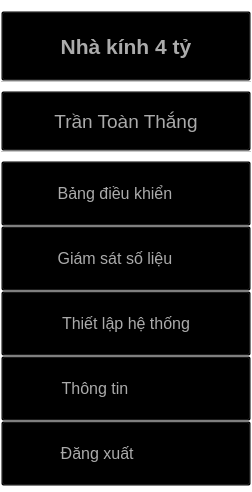
           <widget class="QFrame" name="Slide_menu">
            <property name="sizePolicy">
             <sizepolicy hsizetype="Fixed" vsizetype="Preferred">
              <horstretch>0</horstretch>
              <verstretch>0</verstretch>
             </sizepolicy>
            </property>
            <property name="minimumSize">
             <size>
              <width>0</width>
              <height>0</height>
             </size>
            </property>
            <property name="maximumSize">
             <size>
              <width>250</width>
              <height>16777215</height>
             </size>
            </property>
            <property name="styleSheet">
             <string notr="true">background-color: rgba(0, 0, 0, 0);</string>
            </property>
            <property name="frameShape">
             <enum>QFrame::StyledPanel</enum>
            </property>
            <property name="frameShadow">
             <enum>QFrame::Raised</enum>
            </property>
            <layout class="QVBoxLayout" name="verticalLayout_3">
             <property name="spacing">
              <number>0</number>
             </property>
             <property name="leftMargin">
              <number>0</number>
             </property>
             <property name="topMargin">
              <number>10</number>
             </property>
             <property name="rightMargin">
              <number>0</number>
             </property>
             <property name="bottomMargin">
              <number>5</number>
             </property>
             <item>
              <widget class="QPushButton" name="APP_name">
               <property name="minimumSize">
                <size>
                 <width>0</width>
                 <height>70</height>
                </size>
               </property>
               <property name="maximumSize">
                <size>
                 <width>16777215</width>
                 <height>90</height>
                </size>
               </property>
               <property name="font">
                <font>
                 <family>Segoe UI</family>
                 <pointsize>16</pointsize>
                 <weight>75</weight>
                 <bold>true</bold>
                </font>
               </property>
               <property name="styleSheet">
                <string notr="true">background-color: rgba(0, 0, 0, 0);
color: qlineargradient(spread:pad, x1:1, y1:1, x2:1, y2:0, stop:0 rgba(171, 171, 171, 255), stop:1 rgba(239, 239, 239, 255));</string>
               </property>
               <property name="text">
                <string>Nhà kính 4 tỷ</string>
               </property>
               <property name="icon">
                <iconset>
                 <normaloff>:/LBlue_Icon/Icon_LBlue/home.svg</normaloff>:/LBlue_Icon/Icon_LBlue/home.svg</iconset>
               </property>
               <property name="iconSize">
                <size>
                 <width>40</width>
                 <height>40</height>
                </size>
               </property>
              </widget>
             </item>
             <item>
              <widget class="QPushButton" name="Brk_line1">
               <property name="minimumSize">
                <size>
                 <width>250</width>
                 <height>0</height>
                </size>
               </property>
               <property name="maximumSize">
                <size>
                 <width>16777215</width>
                 <height>10</height>
                </size>
               </property>
               <property name="styleSheet">
                <string notr="true">background-color: rgba(0, 0, 0, 0);
border-radius: none;
border-top: 1px solid rgb(200, 200, 200);</string>
               </property>
               <property name="text">
                <string/>
               </property>
              </widget>
             </item>
             <item>
              <widget class="QPushButton" name="User_name">
               <property name="minimumSize">
                <size>
                 <width>0</width>
                 <height>60</height>
                </size>
               </property>
               <property name="maximumSize">
                <size>
                 <width>16777215</width>
                 <height>70</height>
                </size>
               </property>
               <property name="font">
                <font>
                 <family>Segoe UI</family>
                 <pointsize>14</pointsize>
                </font>
               </property>
               <property name="styleSheet">
                <string notr="true">background-color: rgba(0, 0, 0, 0);
color: qlineargradient(spread:pad, x1:1, y1:1, x2:1, y2:0, stop:0 rgba(171, 171, 171, 255), stop:1 rgba(239, 239, 239, 255));
</string>
               </property>
               <property name="text">
                <string>Trần Toàn Thắng</string>
               </property>
               <property name="icon">
                <iconset>
                 <normaloff>:/LBlue_Icon/Icon_LBlue/user.svg</normaloff>:/LBlue_Icon/Icon_LBlue/user.svg</iconset>
               </property>
               <property name="iconSize">
                <size>
                 <width>30</width>
                 <height>30</height>
                </size>
               </property>
              </widget>
             </item>
             <item>
              <widget class="QPushButton" name="Brk_line2">
               <property name="maximumSize">
                <size>
                 <width>16777215</width>
                 <height>10</height>
                </size>
               </property>
               <property name="styleSheet">
                <string notr="true">background-color: rgba(0, 0, 0, 0);
border-radius: none;
border-top: 1px solid rgb(200, 200, 200);</string>
               </property>
               <property name="text">
                <string/>
               </property>
              </widget>
             </item>
             <item>
              <widget class="QPushButton" name="Control_btn">
               <property name="minimumSize">
                <size>
                 <width>0</width>
                 <height>65</height>
                </size>
               </property>
               <property name="font">
                <font>
                 <family>Segoe UI</family>
                 <pointsize>12</pointsize>
                </font>
               </property>
               <property name="styleSheet">
                <string notr="true">QPushButton#Control_btn{	
    background-color: rgba(0, 0, 0, 0);
	color: qlineargradient(spread:pad, x1:1, y1:1, x2:1, y2:0, stop:0 rgba(171, 171, 171, 255), stop:1 rgba(239, 239, 239, 255));
}
QPushButton#Control_btn:hover{	
    border: none;
	border-radius: none;
	border-top-right-radius: 5px;
	border-bottom-right-radius: 5px;
	border-left: 10px solid rgb(255, 255, 255);
	background-color: qlineargradient(spread:pad, x1:1, y1:1, x2:1, y2:0, stop:0 rgba(0, 0, 255, 255), stop:1 rgba(0, 85, 255, 255));
	color: rgb(255, 255, 255);
}
QPushButton#Control_btn:pressed{	
    border: none;
	border-radius: none;
	border-top-right-radius: 5px;
	border-bottom-right-radius: 5px;
	border-left: 10px solid rgb(255, 255, 255);
	padding-left: 7px;
	padding-top: -2px;
	background-color: qlineargradient(spread:pad, x1:1, y1:1, x2:1, y2:0, stop:0 rgba(170, 0, 0, 255), stop:1 rgba(255, 60, 60, 255));
	color: rgb(255, 255, 255);
}
</string>
               </property>
               <property name="text">
                <string>Bảng điều khiển     </string>
               </property>
               <property name="icon">
                <iconset>
                 <normaloff>:/LBlue_Icon/Icon_LBlue/grid.svg</normaloff>:/LBlue_Icon/Icon_LBlue/grid.svg</iconset>
               </property>
               <property name="iconSize">
                <size>
                 <width>30</width>
                 <height>30</height>
                </size>
               </property>
              </widget>
             </item>
             <item>
              <widget class="QPushButton" name="Parameter_btn">
               <property name="minimumSize">
                <size>
                 <width>0</width>
                 <height>65</height>
                </size>
               </property>
               <property name="font">
                <font>
                 <family>Segoe UI</family>
                 <pointsize>12</pointsize>
                </font>
               </property>
               <property name="styleSheet">
                <string notr="true">QPushButton#Parameter_btn{	
    background-color: rgba(0, 0, 0, 0);
	color: qlineargradient(spread:pad, x1:1, y1:1, x2:1, y2:0, stop:0 rgba(171, 171, 171, 255), stop:1 rgba(239, 239, 239, 255));
}
QPushButton#Parameter_btn:hover{	
    border: none;
	border-radius: none;
	border-top-right-radius: 5px;
	border-bottom-right-radius: 5px;
	border-left: 10px solid rgb(255, 255, 255);
	background-color: qlineargradient(spread:pad, x1:1, y1:1, x2:1, y2:0, stop:0 rgba(0, 0, 255, 255), stop:1 rgba(0, 85, 255, 255));
	color: rgb(255, 255, 255);
}
QPushButton#Parameter_btn:pressed{	
    border: none;
	border-radius: none;
	border-top-right-radius: 5px;
	border-bottom-right-radius: 5px;
	border-left: 10px solid rgb(255, 255, 255);
	padding-left:7px;
	padding-top: -2px;
	background-color: qlineargradient(spread:pad, x1:1, y1:1, x2:1, y2:0, stop:0 rgba(170, 0, 0, 255), stop:1 rgba(255, 60, 60, 255));
	color: rgb(255, 255, 255);
}
</string>
               </property>
               <property name="text">
                <string>Giám sát số liệu     </string>
               </property>
               <property name="icon">
                <iconset>
                 <normaloff>:/LBlue_Icon/Icon_LBlue/bar-chart-2.svg</normaloff>:/LBlue_Icon/Icon_LBlue/bar-chart-2.svg</iconset>
               </property>
               <property name="iconSize">
                <size>
                 <width>30</width>
                 <height>30</height>
                </size>
               </property>
              </widget>
             </item>
             <item>
              <widget class="QPushButton" name="Setting_btn">
               <property name="minimumSize">
                <size>
                 <width>0</width>
                 <height>65</height>
                </size>
               </property>
               <property name="font">
                <font>
                 <family>Segoe UI</family>
                 <pointsize>12</pointsize>
                </font>
               </property>
               <property name="styleSheet">
                <string notr="true">QPushButton#Setting_btn{	
    background-color: rgba(0, 0, 0, 0);
	color: qlineargradient(spread:pad, x1:1, y1:1, x2:1, y2:0, stop:0 rgba(171, 171, 171, 255), stop:1 rgba(239, 239, 239, 255));
}
QPushButton#Setting_btn:hover{	
    border: none;
	border-radius: none;
	border-top-right-radius: 5px;
	border-bottom-right-radius: 5px;
	border-left: 10px solid rgb(255, 255, 255);
	background-color: qlineargradient(spread:pad, x1:1, y1:1, x2:1, y2:0, stop:0 rgba(0, 0, 255, 255), stop:1 rgba(0, 85, 255, 255));
	color: rgb(255, 255, 255);
}
QPushButton#Setting_btn:pressed{	
    border: none;
	border-radius: none;
	border-top-right-radius: 5px;
	border-bottom-right-radius: 5px;
	border-left: 10px solid rgb(255, 255, 255);
	padding-left: 7px;
	padding-top: -2px;
	background-color: qlineargradient(spread:pad, x1:1, y1:1, x2:1, y2:0, stop:0 rgba(170, 0, 0, 255), stop:1 rgba(255, 60, 60, 255));
	color: rgb(255, 255, 255);
}
</string>
               </property>
               <property name="text">
                <string>Thiết lập hệ thống</string>
               </property>
               <property name="icon">
                <iconset>
                 <normaloff>:/LBlue_Icon/Icon_LBlue/settings.svg</normaloff>:/LBlue_Icon/Icon_LBlue/settings.svg</iconset>
               </property>
               <property name="iconSize">
                <size>
                 <width>30</width>
                 <height>30</height>
                </size>
               </property>
              </widget>
             </item>
             <item>
              <widget class="QPushButton" name="Properties_btn">
               <property name="minimumSize">
                <size>
                 <width>0</width>
                 <height>65</height>
                </size>
               </property>
               <property name="font">
                <font>
                 <family>Segoe UI</family>
                 <pointsize>12</pointsize>
                </font>
               </property>
               <property name="styleSheet">
                <string notr="true">QPushButton#Properties_btn{	
    background-color: rgba(0, 0, 0, 0);
	color: qlineargradient(spread:pad, x1:1, y1:1, x2:1, y2:0, stop:0 rgba(171, 171, 171, 255), stop:1 rgba(239, 239, 239, 255));
}
QPushButton#Properties_btn:hover{	
    border: none;
	border-radius: none;
	border-top-right-radius: 5px;
	border-bottom-right-radius: 5px;
	border-left: 10px solid rgb(255, 255, 255);
	background-color: qlineargradient(spread:pad, x1:1, y1:1, x2:1, y2:0, stop:0 rgba(0, 0, 255, 255), stop:1 rgba(0, 85, 255, 255));
	color: rgb(255, 255, 255);
}
QPushButton#Properties_btn:pressed{	
    border: none;
	border-radius: none;
	border-top-right-radius: 5px;
	border-bottom-right-radius: 5px;
	border-left: 10px solid rgb(255, 255, 255);
	padding-left: 7px;
	padding-top: -2px;
	background-color: qlineargradient(spread:pad, x1:1, y1:1, x2:1, y2:0, stop:0 rgba(170, 0, 0, 255), stop:1 rgba(255, 60, 60, 255));
	color: rgb(255, 255, 255);
}
</string>
               </property>
               <property name="text">
                <string>Thông tin              </string>
               </property>
               <property name="icon">
                <iconset>
                 <normaloff>:/LBlue_Icon/Icon_LBlue/hard-drive.svg</normaloff>:/LBlue_Icon/Icon_LBlue/hard-drive.svg</iconset>
               </property>
               <property name="iconSize">
                <size>
                 <width>30</width>
                 <height>30</height>
                </size>
               </property>
              </widget>
             </item>
             <item>
              <widget class="QPushButton" name="Logout_btn">
               <property name="minimumSize">
                <size>
                 <width>0</width>
                 <height>65</height>
                </size>
               </property>
               <property name="font">
                <font>
                 <family>Segoe UI</family>
                 <pointsize>12</pointsize>
                </font>
               </property>
               <property name="styleSheet">
                <string notr="true">QPushButton#Logout_btn{	
    background-color: rgba(0, 0, 0, 0);
	color: qlineargradient(spread:pad, x1:1, y1:1, x2:1, y2:0, stop:0 rgba(171, 171, 171, 255), stop:1 rgba(239, 239, 239, 255));
}
QPushButton#Logout_btn:hover{	
    border: none;
	border-radius: none;
	border-top-right-radius: 5px;
	border-bottom-right-radius: 5px;
	border-left: 10px solid rgb(255, 255, 255);
	background-color: qlineargradient(spread:pad, x1:1, y1:1, x2:1, y2:0, stop:0 rgba(170, 0, 0, 255), stop:1 rgba(255, 60, 60, 255));
	color: rgb(255, 255, 255);
}
QPushButton#Logout_btn:pressed{	
    border: none;
	border-radius: none;	
	border-top-right-radius: 5px;
	border-bottom-right-radius: 5px;
	border-left: 10px solid rgb(255, 255, 255);
	padding-top: -2px;
	padding-left: 7px;
	background-color: qlineargradient(spread:pad, x1:1, y1:1, x2:1, y2:0, stop:0 rgba(170, 0, 0, 255), stop:1 rgba(255, 60, 60, 255));
	color: rgb(255, 255, 255);
}
</string>
               </property>
               <property name="text">
                <string>Đăng xuất             </string>
               </property>
               <property name="icon">
                <iconset>
                 <normaloff>:/LBlue_Icon/Icon_LBlue/log-out.svg</normaloff>:/LBlue_Icon/Icon_LBlue/log-out.svg</iconset>
               </property>
               <property name="iconSize">
                <size>
                 <width>30</width>
                 <height>30</height>
                </size>
               </property>
              </widget>
             </item>
            </layout>
           </widget>
